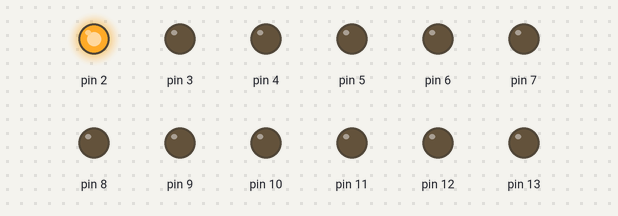
Bench run of a sketch on a simulated Arduino Uno, built with avr-gcc and run on an emulated ATmega328P. Shown: output pins drawn as LEDs (lit = HIGH).

Above: at 0.05 s.
At 0.85 s:
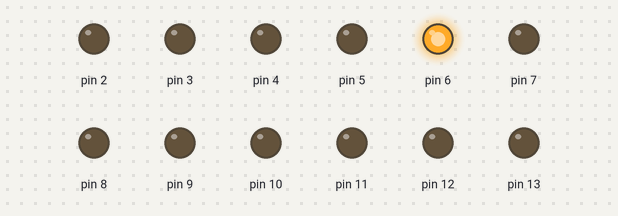
At 1.45 s:
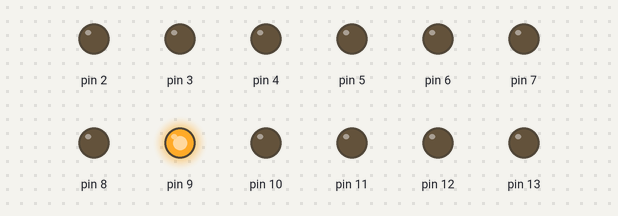
At 2.75 s:
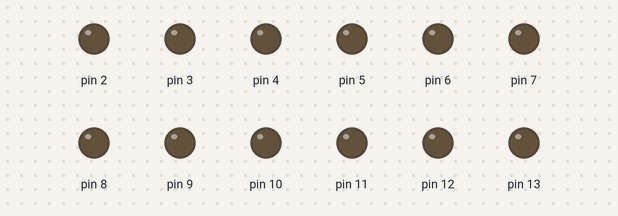
At 4.05 s:
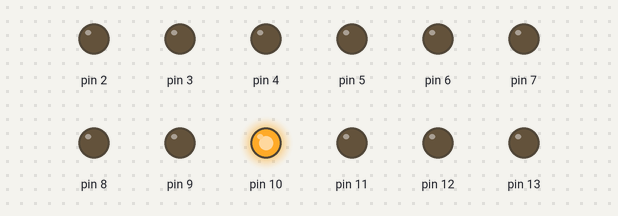
At 5.45 s:
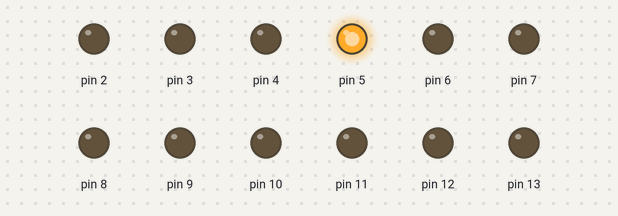
Timing chart, 0 to 5.8 s (numbered marks = the images above):
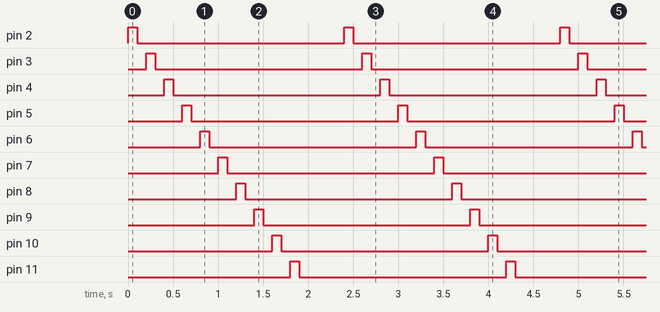

Measured:
- by itself, pin 2–13: alternates HIGH for 0.10 s and LOW for 2.3 s
- by itself, everything shown: repeats every 2.4 s, in 24 steps

The sketch:

0-ArduinoKontrol.ino
```cpp
void setup() {
  pinMode(2, OUTPUT); // 13 numaralı pini çıkış olarak ayarla
  pinMode(3, OUTPUT);
  pinMode(4, OUTPUT);
  pinMode(5, OUTPUT); // 13 numaralı pini çıkış olarak ayarla
  pinMode(6, OUTPUT);
  pinMode(7, OUTPUT);
  pinMode(8, OUTPUT); // 13 numaralı pini çıkış olarak ayarla
  pinMode(9, OUTPUT);
  pinMode(10, OUTPUT);
  pinMode(11, OUTPUT); // 13 numaralı pini çıkış olarak ayarla
  pinMode(12, OUTPUT);
  pinMode(13, OUTPUT);
}

void loop() {
  digitalWrite(2, HIGH);
  delay(100); // 1000 millisaniye (1 saniye) bekle
  digitalWrite(2, LOW);
  delay(100); // 1000 millisaniye (1 saniye) bekle
  digitalWrite(3, HIGH);
  delay(100); // 1000 millisaniye (1 saniye) bekle
  digitalWrite(3, LOW);
  delay(100); // 1000 millisaniye (1 saniye) bekle
  digitalWrite(4, HIGH);
  delay(100); // 1000 millisaniye (1 saniye) bekle
  digitalWrite(4, LOW);
  delay(100); // 1000 millisaniye (1 saniye) bekle
  digitalWrite(5, HIGH);
  delay(100); // 1000 millisaniye (1 saniye) bekle
  digitalWrite(5, LOW);
  delay(100); // 1000 millisaniye (1 saniye) bekle
  digitalWrite(6, HIGH);
  delay(100); // 1000 millisaniye (1 saniye) bekle
  digitalWrite(6, LOW);
  delay(100); // 1000 millisaniye (1 saniye) bekle
  digitalWrite(7, HIGH);
  delay(100); // 1000 millisaniye (1 saniye) bekle
  digitalWrite(7, LOW);
  delay(100); // 1000 millisaniye (1 saniye) bekle
  digitalWrite(8, HIGH);
  delay(100); // 1000 millisaniye (1 saniye) bekle
  digitalWrite(8, LOW);
  delay(100); // 1000 millisaniye (1 saniye) bekle
  digitalWrite(9, HIGH);
  delay(100); // 1000 millisaniye (1 saniye) bekle
  digitalWrite(9, LOW);
  delay(100); // 1000 millisaniye (1 saniye) bekle
  digitalWrite(10, HIGH);
  delay(100); // 1000 millisaniye (1 saniye) bekle
  digitalWrite(10, LOW);
  delay(100); // 1000 millisaniye (1 saniye) bekle
  digitalWrite(11, HIGH);
  delay(100); // 1000 millisaniye (1 saniye) bekle
  digitalWrite(11, LOW);
  delay(100); // 1000 millisaniye (1 saniye) bekle
  digitalWrite(12, HIGH);
  delay(100); // 1000 millisaniye (1 saniye) bekle
  digitalWrite(12, LOW);
  delay(100); // 1000 millisaniye (1 saniye) bekle
  digitalWrite(13, HIGH);
  delay(100); // 1000 millisaniye (1 saniye) bekle
  digitalWrite(13, LOW);
  delay(100); // 1000 millisaniye (1 saniye) bekle
}
```
